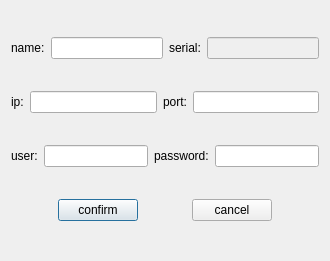
<?xml version="1.0" encoding="UTF-8"?>
<ui version="4.0">
 <class>DeviceDialog</class>
 <widget class="QDialog" name="DeviceDialog">
  <property name="geometry">
   <rect>
    <x>0</x>
    <y>0</y>
    <width>330</width>
    <height>261</height>
   </rect>
  </property>
  <property name="windowTitle">
   <string>Dialog</string>
  </property>
  <layout class="QVBoxLayout" name="verticalLayout">
   <item>
    <layout class="QHBoxLayout" name="horizontalLayout">
     <item>
      <widget class="QLabel" name="label">
       <property name="text">
        <string>name:</string>
       </property>
      </widget>
     </item>
     <item>
      <widget class="QLineEdit" name="leName"/>
     </item>
     <item>
      <widget class="QLabel" name="label_2">
       <property name="text">
        <string>serial:</string>
       </property>
      </widget>
     </item>
     <item>
      <widget class="QLineEdit" name="leSerial">
       <property name="enabled">
        <bool>false</bool>
       </property>
      </widget>
     </item>
    </layout>
   </item>
   <item>
    <layout class="QHBoxLayout" name="horizontalLayout_2">
     <item>
      <widget class="QLabel" name="label_3">
       <property name="text">
        <string>ip:</string>
       </property>
      </widget>
     </item>
     <item>
      <widget class="QLineEdit" name="leIp"/>
     </item>
     <item>
      <widget class="QLabel" name="label_4">
       <property name="text">
        <string>port:</string>
       </property>
      </widget>
     </item>
     <item>
      <widget class="QLineEdit" name="lePort"/>
     </item>
    </layout>
   </item>
   <item>
    <layout class="QHBoxLayout" name="horizontalLayout_3">
     <item>
      <widget class="QLabel" name="label_5">
       <property name="text">
        <string>user:</string>
       </property>
      </widget>
     </item>
     <item>
      <widget class="QLineEdit" name="leUser"/>
     </item>
     <item>
      <widget class="QLabel" name="label_6">
       <property name="text">
        <string>password:</string>
       </property>
      </widget>
     </item>
     <item>
      <widget class="QLineEdit" name="lePwd"/>
     </item>
    </layout>
   </item>
   <item>
    <layout class="QHBoxLayout" name="horizontalLayout_4">
     <item>
      <spacer name="horizontalSpacer_3">
       <property name="orientation">
        <enum>Qt::Horizontal</enum>
       </property>
       <property name="sizeHint" stdset="0">
        <size>
         <width>40</width>
         <height>20</height>
        </size>
       </property>
      </spacer>
     </item>
     <item>
      <widget class="QPushButton" name="pb_confirm">
       <property name="text">
        <string>confirm</string>
       </property>
      </widget>
     </item>
     <item>
      <spacer name="horizontalSpacer_2">
       <property name="orientation">
        <enum>Qt::Horizontal</enum>
       </property>
       <property name="sizeHint" stdset="0">
        <size>
         <width>40</width>
         <height>20</height>
        </size>
       </property>
      </spacer>
     </item>
     <item>
      <widget class="QPushButton" name="pb_cancel">
       <property name="text">
        <string>cancel</string>
       </property>
      </widget>
     </item>
     <item>
      <spacer name="horizontalSpacer">
       <property name="orientation">
        <enum>Qt::Horizontal</enum>
       </property>
       <property name="sizeHint" stdset="0">
        <size>
         <width>40</width>
         <height>20</height>
        </size>
       </property>
      </spacer>
     </item>
    </layout>
   </item>
  </layout>
 </widget>
 <resources/>
 <connections/>
</ui>
